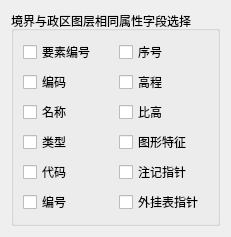
           <widget class="QWidget" name="tab_Layer_K">
            <attribute name="title">
             <string>境界与政区</string>
            </attribute>
            <layout class="QGridLayout" name="gridLayout_32">
             <item row="0" column="0">
              <widget class="QGroupBox" name="groupBox_K">
               <property name="title">
                <string>境界与政区图层相同属性字段选择</string>
               </property>
               <layout class="QGridLayout" name="gridLayout_17">
                <item row="0" column="0">
                 <widget class="QCheckBox" name="checkBox_YaoSuBianHao_K">
                  <property name="text">
                   <string>要素编号</string>
                  </property>
                 </widget>
                </item>
                <item row="0" column="1">
                 <widget class="QCheckBox" name="checkBox_XuHao_K">
                  <property name="text">
                   <string>序号</string>
                  </property>
                 </widget>
                </item>
                <item row="1" column="0">
                 <widget class="QCheckBox" name="checkBox_BianMa_K">
                  <property name="text">
                   <string>编码</string>
                  </property>
                 </widget>
                </item>
                <item row="1" column="1">
                 <widget class="QCheckBox" name="checkBox_GaoCheng_K">
                  <property name="text">
                   <string>高程</string>
                  </property>
                 </widget>
                </item>
                <item row="2" column="0">
                 <widget class="QCheckBox" name="checkBox_MingCheng_K">
                  <property name="text">
                   <string>名称</string>
                  </property>
                 </widget>
                </item>
                <item row="2" column="1">
                 <widget class="QCheckBox" name="checkBox_BiGao_K">
                  <property name="text">
                   <string>比高</string>
                  </property>
                 </widget>
                </item>
                <item row="3" column="0">
                 <widget class="QCheckBox" name="checkBox_LeiXing_K">
                  <property name="text">
                   <string>类型</string>
                  </property>
                 </widget>
                </item>
                <item row="3" column="1">
                 <widget class="QCheckBox" name="checkBox_TuXingTeZheng_K">
                  <property name="text">
                   <string>图形特征</string>
                  </property>
                 </widget>
                </item>
                <item row="4" column="0">
                 <widget class="QCheckBox" name="checkBox_DaiMa_K">
                  <property name="text">
                   <string>代码</string>
                  </property>
                 </widget>
                </item>
                <item row="4" column="1">
                 <widget class="QCheckBox" name="checkBox_ZhuJiZhiZhen_K">
                  <property name="text">
                   <string>注记指针</string>
                  </property>
                 </widget>
                </item>
                <item row="5" column="0">
                 <widget class="QCheckBox" name="checkBox_BianHao_K">
                  <property name="text">
                   <string>编号</string>
                  </property>
                 </widget>
                </item>
                <item row="5" column="1">
                 <widget class="QCheckBox" name="checkBox_WaiGuaBiaoZhiZhen_K">
                  <property name="text">
                   <string>外挂表指针</string>
                  </property>
                 </widget>
                </item>
               </layout>
              </widget>
             </item>
            </layout>
           </widget>
